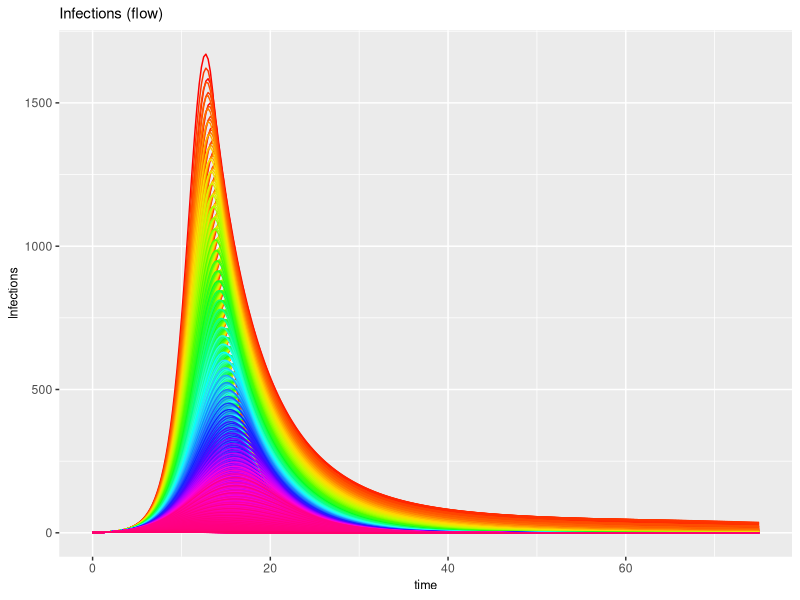
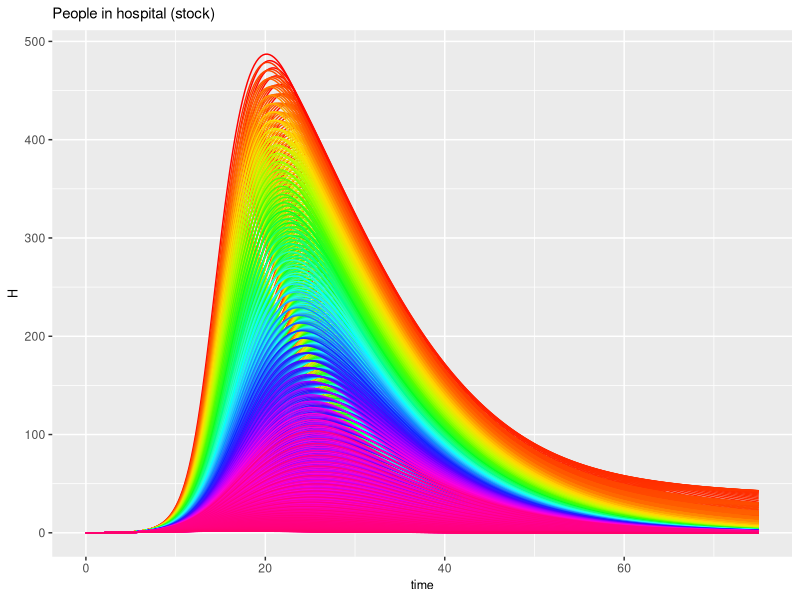

Here is the R script that generated these plots, in order:
library(deSolve)
library(dplyr)
library(purrr)
library(ggpubr)


# We define the model within a function.
sirh <- function(time, stocks, auxs){
  with(as.list(c(stocks, auxs)),{
    N <- S + I + R + H
    IR <- beta*I*S/N*M  
    VR <- v*S
    RR <- (1-hf)*gamma*I
    AR <- hf*gamma*I
    DR <- d*H 
    
    dS_dt  <- - IR - VR
    dI_dt  <-  IR - AR - RR
    dH_dt  <-  AR - DR
    dR_dt  <-  RR + DR + VR
    dM_dt  <- (M_min - M) * alpha
    return (list(c(dS_dt,dI_dt,dH_dt,dR_dt,dM_dt), 
                 Beta=beta, 
                 Gamma=gamma,
                 HF=hf,
                 V=v,
                 Alpha=alpha,
                 M_Min=M_min,
                 Infections=IR,
                 Recovering=RR,
                 Vaccinated=VR,
                 Hospitalised=AR,
                 Discharged=DR,
                 CheckSum=S + I + R + H))
  })
}

# We define an extra function to run the model. This is useful, as we can then call
# this many times for sensitivity analysis
run_scenario <- function(run_id=1,
                         stocks=c(S=9999,I=1,H=0,R=0,M=1),
                         simtime=seq(0,50,by=0.25),
                         beta=1,
                         gamma=0.25,
                         alpha=0.5,
                         M_min=0.3,
                         d=0.1,
                         hf=0.1,
                         v=0.1){
  auxs <- c(beta=beta,gamma=gamma,alpha=alpha,M_min=M_min,d=d,hf=hf,v=v)
  
  res <- ode(y=stocks, 
             times=simtime, 
             func = sirh, 
             parms=auxs, 
             method="euler") %>%
         data.frame() %>%
         as_tibble() %>%
         mutate(RunID=as.integer(run_id)) %>%
         select(RunID, everything())
}
 

# Defining the range of parameters to be varied
alpha_vals <- seq(0,.20,length.out=50)
vacc_vals  <- seq(0,0.05,length.out=50)
sim_inputs <- expand.grid(alpha_vals,vacc_vals)


run_id <- 1

# Use map2 to run all the 2500 simulations
sim_res <- map2(sim_inputs[,1],sim_inputs[,2],~{
  res <- run_scenario(run_id = run_id,
                      alpha = .x,
                      v = .y,
                      simtime = seq(0,75,by=0.25),
                      hf = 0.10)
  run_id <<- run_id + 1
  res
}) %>% bind_rows()
sim_res


# Gather the results and plot graphs
p1 <- ggplot(sim_res,aes(x=time,y=Infections,colour=RunID,group=RunID))+geom_line()+
  scale_colour_gradientn(colors=rainbow(14))+
  theme(legend.position = "none")+
  labs(title="Infections (flow)")+
  theme(title = element_text(size=9))
p1

p2 <- ggplot(sim_res,aes(x=time,y=H,colour=RunID,group=RunID))+geom_line()+
  scale_colour_gradientn(colors=rainbow(14))+
  theme(legend.position = "none")+
  labs(title="People in hospital (stock)")+
  theme(title = element_text(size=9))
p2

# Get quantile values for exploring trajectories
time_h <- sim_res %>%
  group_by(time) %>%
  summarise(MeanH=mean(H),
            Q95=quantile(H,0.95),
            Q05=quantile(H,0.05))

p3 <- ggplot(time_h,aes(x=time,y=MeanH))+geom_line()+
       geom_ribbon(aes(x=time,ymin=Q05,ymax=Q95),alpha=0.4,fill="steelblue2")+
       labs(title="90% quantiles for people in hospital")+
       theme(title = element_text(size=9))

g1 <- ggarrange(p1,p2,p3,nrow = 3)

# Get max peak values for policy space analysis
max_h <- sim_res %>%
           group_by(RunID) %>%
           summarise(MH=max(H),
                     V=first(V),
                     Alpha=first(Alpha))


p4 <- ggplot(max_h,aes(x=Alpha,y=V,colour=MH,size=MH))+geom_point()+
  scale_color_gradient(low="blue", high="red")+
  theme(legend.position = "none")+
  labs(title=paste0("Parameter Analysis"))+
  labs(subtitle=paste0("Max peak = ",round(max(max_h$MH),0)," at point (0,0)"))+
  theme(title = element_text(size=9))
  

p6 <- ggplot(max_h,aes(x=Alpha,y=V,z=MH))+geom_contour_filled()+
  labs(title=paste0("Contour plot"))+
  labs(subtitle=paste0("Yellow band range (450,500]"))+
  theme(title = element_text(size=9))+
  theme(legend.position = "none")

p7 <- ggplot(max_h,aes(x=Alpha,y=V,z=MH))+geom_contour_filled()+
  labs(title=paste0("Parameter Analysis"))+
  labs(subtitle=paste0("Contour plot"))+
  theme(title = element_text(size=9))

g2 <- ggarrange(p4,p6,nrow = 1)
